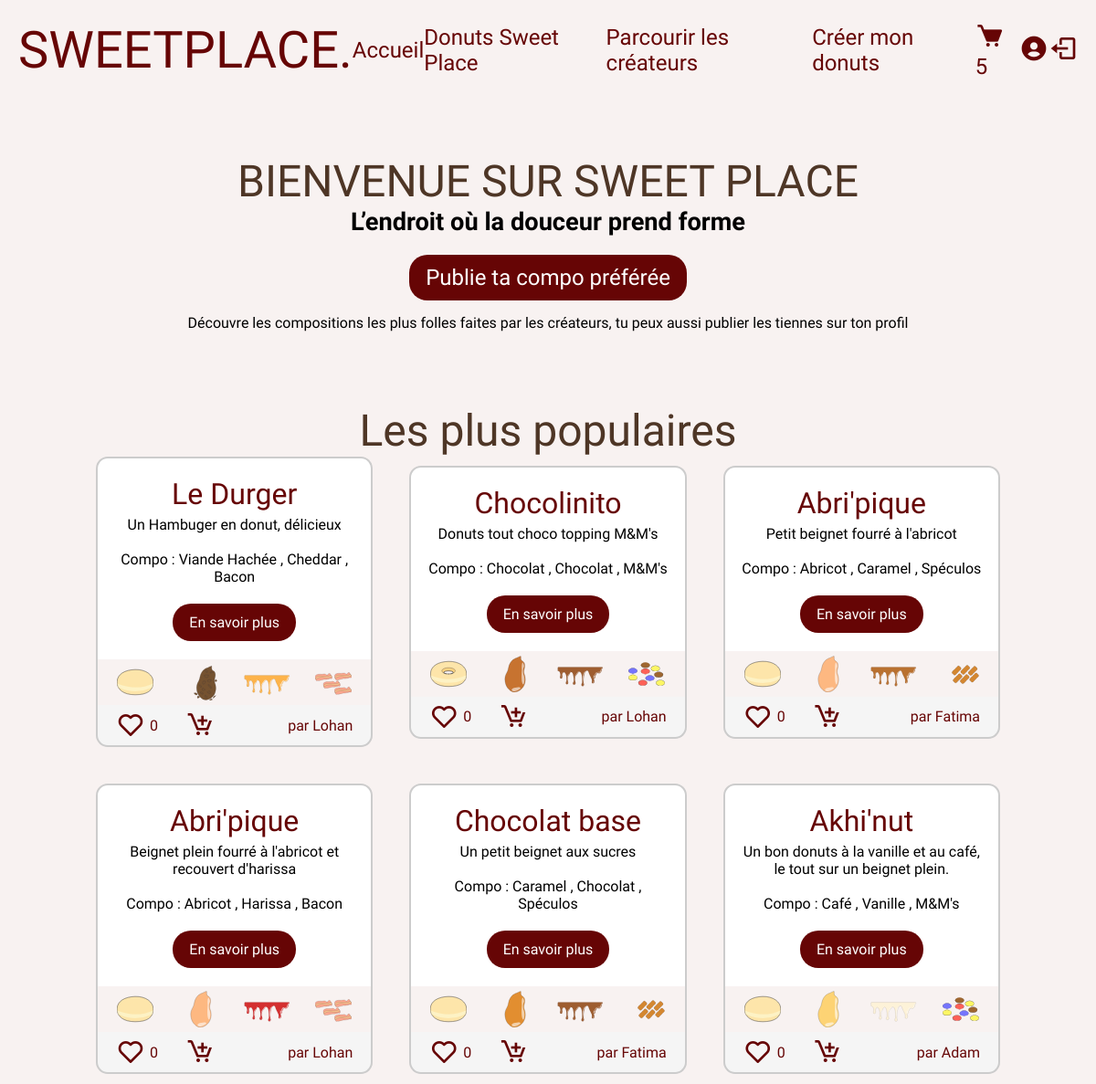
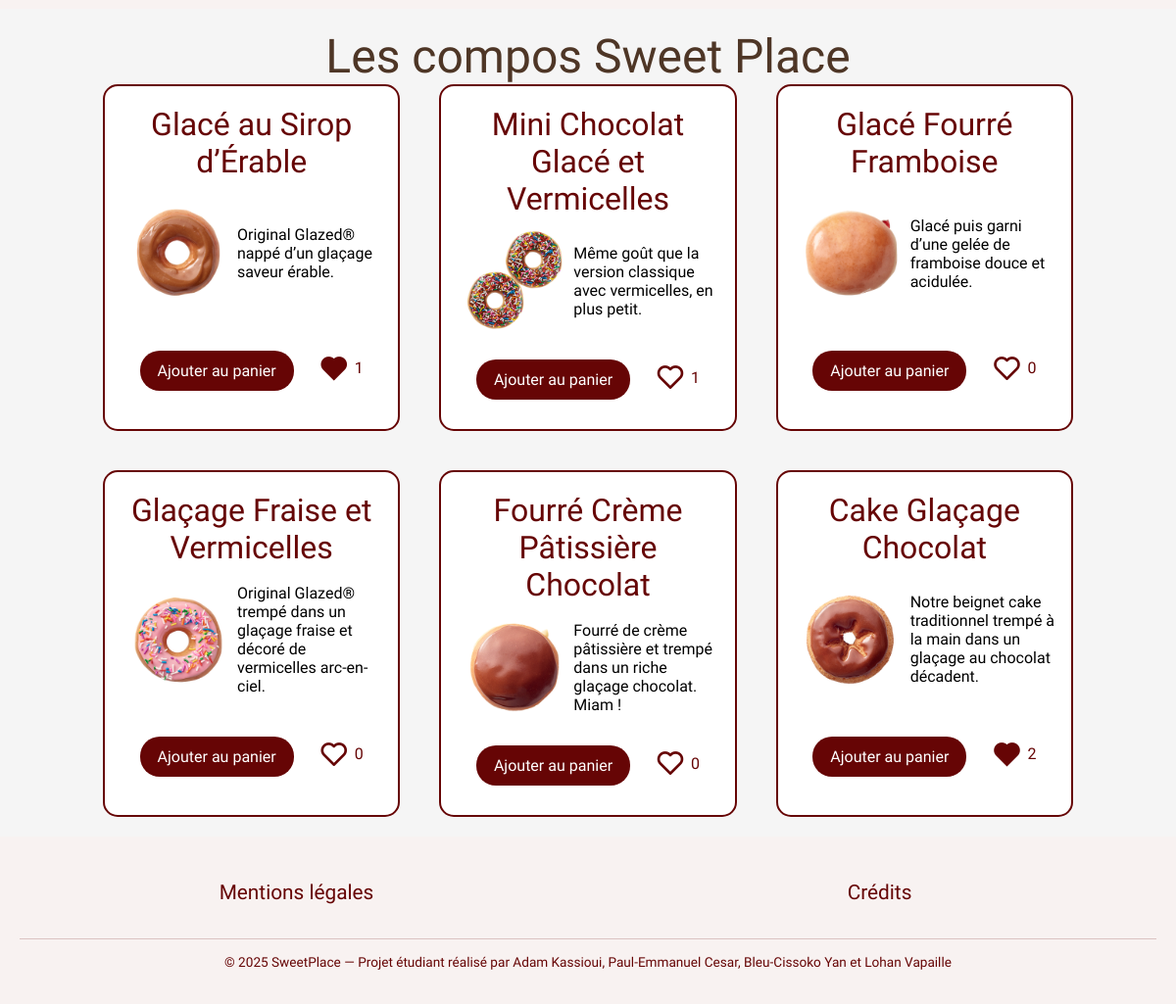
Screenshot of /index.php (signed in) with the database file from the repository (2 pictures, top to bottom).
### tables this page shows
CREATE TABLE IF NOT EXISTS `compositions_donuts` (
  `id_composition` int NOT NULL AUTO_INCREMENT,
  `donut_name` varchar(255) DEFAULT NULL,
  `id_beignet` int NOT NULL,
  `id_fourrage` int NOT NULL,
  `id_glacage` int NOT NULL,
  `id_topping` int NOT NULL,
  `id_createur` int NOT NULL,
  `description` text,
  `type` varchar(20) NOT NULL,
  PRIMARY KEY (`id_composition`),
  KEY `fk_beignet` (`id_beignet`),
  KEY `fk_createur` (`id_createur`),
  KEY `fk_fourrage` (`id_fourrage`),
  KEY `fk_glacage` (`id_glacage`),
  KEY `fk_topping` (`id_topping`)
);

CREATE TABLE IF NOT EXISTS `beignets` (
  `id_beignet` int NOT NULL AUTO_INCREMENT,
  `name_beignet` varchar(30) NOT NULL,
  `img_beignets` text NOT NULL,
  `type_beignet` varchar(20) NOT NULL,
  PRIMARY KEY (`id_beignet`)
);

CREATE TABLE IF NOT EXISTS `glacages` (
  `id_glacage` int NOT NULL AUTO_INCREMENT,
  `name_glacage` varchar(40) NOT NULL,
  `img_glacage` text NOT NULL,
  `type_glacage` varchar(20) NOT NULL,
  PRIMARY KEY (`id_glacage`)
);

CREATE TABLE IF NOT EXISTS `topping` (
  `id_topping` int NOT NULL AUTO_INCREMENT,
  `name_topping` varchar(30) NOT NULL,
  `img_topping` text NOT NULL,
  `type_topping` varchar(20) NOT NULL,
  PRIMARY KEY (`id_topping`)
);

CREATE TABLE IF NOT EXISTS `fourrages` (
  `id_fourrage` int NOT NULL AUTO_INCREMENT,
  `name_fourrage` varchar(30) NOT NULL,
  `img_fourrage` text NOT NULL,
  `type_fourrage` varchar(30) NOT NULL,
  PRIMARY KEY (`id_fourrage`)
);

CREATE TABLE IF NOT EXISTS `users` (
  `id_user` int NOT NULL AUTO_INCREMENT,
  `login` varchar(30) NOT NULL,
  `mdp` varchar(90) NOT NULL,
  `photo` text NOT NULL,
  `description` text NOT NULL,
  `admin` int NOT NULL,
  PRIMARY KEY (`id_user`)
);

CREATE TABLE IF NOT EXISTS `nos_donuts` (
  `id_donuts_de_base` int NOT NULL AUTO_INCREMENT,
  `title` varchar(255) DEFAULT NULL,
  `url` varchar(255) DEFAULT NULL,
  `img` varchar(255) DEFAULT NULL,
  `imgAlt` varchar(255) DEFAULT NULL,
  `bannerUrl` varchar(255) DEFAULT NULL,
  `nutritionalFacts` varchar(255) DEFAULT NULL,
  `description` text,
  PRIMARY KEY (`id_donuts_de_base`)
);

### models/donuts_users.php (called while the page is built)
<?php
function getDonutsUsers(PDO $pdo, int $userId = 0, int $limit = 0, bool $random = false): array
{
    $sql = "
    SELECT
        c.id_composition,
        c.donut_name,
        c.description,
        c.type AS composition_type,
        u.id_user,
        u.login,
        -- beignet
        b.id_beignet,
        b.name_beignet,
        b.img_beignets,
        b.type_beignet,
        -- fourrage
        f.id_fourrage,
        f.name_fourrage,
        f.img_fourrage,
        f.type_fourrage,
        -- glacage
        g.id_glacage,
        g.name_glacage,
        g.img_glacage,
        g.type_glacage,
        -- topping
        t.id_topping,
        t.name_topping,
        t.img_topping,
        t.type_topping,
        COALESCE(l.likes, 0) AS likes,
        EXISTS(
          SELECT 1 FROM fk_like f2
          WHERE f2.id_compositions_donuts = c.id_composition
            AND f2.id_users = :userId
        ) AS already_liked
    FROM compositions_donuts c
    JOIN users u ON c.id_createur = u.id_user
    LEFT JOIN beignets b ON c.id_beignet = b.id_beignet
    LEFT JOIN fourrages f ON c.id_fourrage = f.id_fourrage
    LEFT JOIN glacages g ON c.id_glacage = g.id_glacage
    LEFT JOIN topping t ON c.id_topping = t.id_topping
    LEFT JOIN (
        SELECT id_compositions_donuts, COUNT(*) AS likes
        FROM fk_like
        GROUP BY id_compositions_donuts
    ) l ON l.id_compositions_donuts = c.id_composition
    ";
    if ($random) {
        $sql .= " ORDER BY RAND() ";
    } else {
        $sql .= " ORDER BY c.id_composition DESC ";
    }
    if ($limit > 0) {
        $sql .= " LIMIT :limit";
    }
    $stmt = $pdo->prepare($sql);
    $stmt->bindValue(':userId', $userId, PDO::PARAM_INT);
    if ($limit > 0) {
        $stmt->bindValue(':limit', $limit, PDO::PARAM_INT);
    }
    $stmt->execute();
    return $stmt->fetchAll(PDO::FETCH_ASSOC);
}

### models/donuts_sweetplace.php (called while the page is built)
<?php
function getDonutsSweetplace(PDO $pdo, int $userId = 0, int $limit = 0, bool $random = false): array
{
    $sql = "
        SELECT d.id_donuts_de_base,
               d.title,
               d.img,
               d.imgAlt,
               d.description,
               COALESCE(l.likes, 0) AS likes,
               EXISTS(
                 SELECT 1 FROM fk_like_base f
                 WHERE f.id_donuts_de_base = d.id_donuts_de_base
                   AND f.id_users = :userId
               ) AS already_liked
        FROM nos_donuts d
        LEFT JOIN (
            SELECT id_donuts_de_base, COUNT(*) AS likes
            FROM fk_like_base
            GROUP BY id_donuts_de_base
        ) l ON l.id_donuts_de_base = d.id_donuts_de_base
    ";
    if ($random) {
        $sql .= " ORDER BY RAND() ";
    } else {
        $sql .= " ORDER BY d.id_donuts_de_base DESC ";
    }
    if ($limit > 0) {
        $sql .= " LIMIT :limit";
    }
    $stmt = $pdo->prepare($sql);
    $stmt->bindValue(':userId', $userId, PDO::PARAM_INT);
    if ($limit > 0) {
        $stmt->bindValue(':limit', $limit, PDO::PARAM_INT);
    }
    $stmt->execute();
    return $stmt->fetchAll(PDO::FETCH_ASSOC);
}

### views/_donuts_users.php (the view, shortened to what this page needs)
<div data-id="<?= htmlspecialchars($donut['id_composition']) ?>" class="onecard-container">
    <div class="card userdonuts">
        <div class="laterale-barre composition">
            <?php if (!empty($donut['img_beignets'])): ?>
                <img class="layer" src="<?= htmlspecialchars($donut['img_beignets'], ENT_QUOTES); ?>">
            <?php endif; ?>
            <?php if (!empty($donut['img_glacage'])): ?>
                <img class="layer imgbig" src="<?= htmlspecialchars($donut['img_glacage'], ENT_QUOTES); ?>">
            <?php endif; ?>
            <?php if (!empty($donut['img_topping'])): ?>
                <img class="layer" src="<?= htmlspecialchars($donut['img_topping'], ENT_QUOTES); ?>">
            <?php endif; ?>
        </div>
        <h3><?= htmlspecialchars($donut['donut_name']) ?></h3>
        <div class="content">
            <p class="desc-donuts"><?= htmlspecialchars($donut['description']) ?>
                <br><br>Compo : <?php if (!empty($donut['name_fourrage'])): ?>
                    <?= htmlspecialchars($donut['name_fourrage']) ?>
                <?php endif; ?>,<?php if (!empty($donut['name_glacage'])): ?>
                    <?= htmlspecialchars($donut['name_glacage']) ?>
                <?php endif; ?>,<?php if (!empty($donut['name_topping'])): ?>
                    <?= htmlspecialchars($donut['name_topping']) ?>
                <?php endif; ?>
            </p>
        </div>
        <div class="addcart">
            <a href="details_donuts.php?id=<?= $donut['id_composition'] ?>" class=" know-more  btn">
                En savoir plus
            </a>
        </div>
    </div>
    <div class="interaction">
        <div class="int-left">
            <div class="like">
                <i class="btnlike bx <?= $donut['already_liked'] ? 'bxs-heart' : 'bx-heart' ?>"
                    data-id="<?= $donut['id_composition'] ?>"
                    data-liked="<?= $donut['already_liked'] ? '1' : '0' ?>"></i>
                <p class="nb_like"><?= $donut['likes'] ?></p>
            </div>
            <a href="addpanier.php?id=<?= $donut['id_composition'] ?>" class="useraddcart">
                <i class='bx bx-cart-add'></i>
            </a>
        </div>
        <a class="creator" href="profil.php?id=<?= (int) $donut['id_user'] ?>">
            par <?= htmlspecialchars($donut['login'] ?? '', ENT_QUOTES) ?>
        </a>
    </div>
</div>

### index.php (shortened to what this page needs)
<?php
require 'config.php';
require 'models/donuts_sweetplace.php';
require 'models/donuts_users.php';
$userId = $_SESSION['id'] ?? 0;
$donutsSweetplace = getDonutsSweetplace($pdo, $userId, 6, true);
$donutsUsers = getDonutsUsers($pdo, $userId, 6, true);
?>
<!DOCTYPE html>
<html lang="fr">
<head>
    <?php include 'css/links.php'; ?>
</head>
<?php include 'header/header.php'; ?>
<body>
    <div class="welcome">
        <div class="content">
            <h1><span class="onlydesk">BIENVENUE SUR</span> SWEET PLACE</h1>
            <p class='slogan'>L’endroit où la douceur prend forme</p>
            <a href="creersondonuts.php" class="btncta">Publie ta compo préférée</a>
            <p class="phrase_accroche">Découvre les compositions les plus folles faites par les créateurs, tu peux aussi
                publier les tiennes sur ton profil </p>
        </div>
    </div>
    <div class="tendances">
        <h2>Les plus populaires</h2>
        <div class="cards-container">
            <?php foreach ($donutsUsers as $donut): ?>
                <?php include 'views/_donuts_users.php'; ?>
            <?php endforeach; ?>
        </div>
    </div>
    <div class="tendances nosdonuts">
        <h2>Les compos Sweet Place</h2>
        <div class="cards-container">
            <?php foreach ($donutsSweetplace as $donut): ?>
                <?php include 'views/_donuts_sweetplace_card.php'; ?>
            <?php endforeach; ?>
        </div>
    </div>
    <?php include 'footer/footer.php'; ?>
</body>
</html>

### views/_donuts_sweetplace_card.php
<div class="card sweetplacedonuts">
    <h3><?= htmlspecialchars($donut['title']) ?></h3>
    <div class="content">
        <img src="<?= htmlspecialchars($donut['img']) ?>" alt="<?= htmlspecialchars($donut['imgAlt']) ?>">
        <p class="compo"><?= htmlspecialchars($donut['description']) ?></p>
    </div>
    <div class="addcart">
        <a href="addpanier.php?id=<?= $donut['id_donuts_de_base'] ?>" class="btn">Ajouter au panier</a>
        <div class="like">
            <i class="bx btnlike <?= $donut['already_liked'] ? 'bxs-heart' : 'bx-heart' ?>"
                data-id="<?= $donut['id_donuts_de_base'] ?>" data-source="base"
                data-liked="<?= $donut['already_liked'] ? '1' : '0' ?>"></i>
            <p class="nb_like"><?= $donut['likes'] ?></p>
        </div>
    </div>
</div>

### css/styles.css (style rules this page uses)
:root { --mainfont: "Modak", system-ui; --textfont: "Mada", sans-serif; --maincolor: #f8f2f1; --textcolor: #4e3626; }
*, *::after, *::before { box-sizing: border-box; }
body { margin: 0; padding: 0; background-color: var(--maincolor); font-family: var(--textfont); }
h1, h2 { font-family: var(--mainfont); color: #4e3626; font-weight: 400; margin: 0; font-size: 3rem; }
p { margin: 0; }
.creator { text-decoration: none; color: #660505; }
.welcome { width: 100%; height: auto; padding: 30px; display: flex; justify-content: center; align-items: center; }
.welcome .content { display: flex; flex-direction: column; align-items: center; justify-content: center; font-family: var(--textfont); width: 90%; height: 90%; }
.slogan { font-size: 1.7rem; font-weight: 600; text-align: center; }
.btncta { text-decoration: none; color: white; background-color: var(--textcolor); font-family: var(--mainfont); font-size: 1.5rem; padding: 8px 15px; border: 3px solid transparent; border-radius: 20px; margin-top: 20px; transition: 0.2s ease; margin-bottom: 15px; }
.welcome .phrase_accroche { color: black; font-size: 1rem; }
.welcome .content { padding: 30px; }
.tendances { padding: 20px; display: flex; flex-direction: column; }
h2 { margin: auto; }
h3 { font-family: var(--mainfont); font-weight: 400; color: var(--textcolor); font-size: 2rem; margin: 5px; }
.cards-container { display: grid; grid-template-columns: repeat(auto-fit, minmax(300px, 1fr)); gap: 40px; align-items: stretch; width: min(100%, 990px); margin: 0 auto; }
.nosdonuts { background-color: whitesmoke; }
.nosdonuts .card { border-color: var(--textcolor); }
.card { background-color: white; border-radius: 15px; padding: 15px; text-align: center; display: flex; flex-direction: column; align-items: center; justify-content: center; transition: 0.2s ease; position: relative; }
.onecard-container { transition: 0.2s ease; text-align: center; justify-content: center; align-content: center; height: 100%; }
.userdonuts { padding-bottom: 55px; border-radius: 13px 13px 0px 0px; border-top: 2px solid #ccc; border-right: 2px solid #ccc; border-left: 2px solid #ccc; }
.laterale-barre { position: absolute; bottom: 0px; width: 100%; height: 50px; background-color: var(--maincolor); display: flex; justify-content: space-around; align-items: center; padding: 5px; }
.laterale-barre img { width: 40px; height: 100%; opacity: 0.8; }
.laterale-barre .imgbig { object-fit: cover; object-position: auto; transform: scale(4); transform-origin: center; padding-right: 10px; padding-top: 3px; }
.card .content, .card .addcart, .interaction { display: flex; flex-grow: 1; align-items: center; }
.interaction { justify-content: space-between; padding: 5px 20px 5px 20px; z-index: 22; background-color: whitesmoke; border-left: 2px solid #ccc; border-bottom: 2px solid #ccc; border-right: 2px solid #ccc; border-radius: 0px 0px 13px 13px; }
.card .content .desc-donuts { width: 100%; }
.card a { z-index: 20; }
.addcart { gap: 25px; }
.int-left { display: flex; align-items: center; gap: 30px; }
.addcart i, .int-left i { font-size: 2rem; color: #660505; }
.like i { font-size: 2rem; color: var(--textcolor); }
.like { display: flex; gap: 5px; align-items: center; }
.nb_like { color: var(--textcolor); }
.content img { width: 120px; z-index: 1; }
.interaction a { z-index: 20; }
.sweetplacedonuts { border: solid 2px var(--textcolor); }
.sweetplacedonuts .content p { width: 60%; text-align: left; }
.btn { text-decoration: none; color: white; background-color: var(--textcolor); font-size: 1rem; padding: 8px 15px; border: 3px solid transparent; border-radius: 20px; margin-top: 20px; transition: 0.2s ease; margin-bottom: 15px; }

### css/header.css (style rules this page uses)
:root { --mainfont: "Modak", system-ui; --textfont: "Mada", sans-serif; --maincolor: #f8f2f1; --textcolor: #660505; }

### rows the page displays
compositions_donuts: id_beignet.img_beignets (picture), id_glacage.img_glacage (picture), id_topping.img_topping (picture), donut_name "Le Durger", description "Un Hambuger en donut, délicieux", id_fourrage.name_fourrage "Viande Hachée", id_glacage.name_glacage "Cheddar", id_topping.name_topping "Bacon", likes "0", id_createur.login "Lohan"
compositions_donuts: id_beignet.img_beignets (picture), id_glacage.img_glacage (picture), id_topping.img_topping (picture), donut_name "Chocolinito", description "Donuts tout choco topping M&M's", id_fourrage.name_fourrage "Chocolat", id_glacage.name_glacage "Chocolat", id_topping.name_topping "M&M's", likes "0", id_createur.login "Lohan"
compositions_donuts: id_beignet.img_beignets (picture), id_glacage.img_glacage (picture), id_topping.img_topping (picture), donut_name "Abri'pique", description "Petit beignet fourré à l'abricot", id_fourrage.name_fourrage "Abricot", id_glacage.name_glacage "Caramel", id_topping.name_topping "Spéculos", likes "0", id_createur.login "Fatima"
compositions_donuts: id_beignet.img_beignets (picture), id_glacage.img_glacage (picture), id_topping.img_topping (picture), donut_name "Abri'pique", description "Beignet plein fourré à l'abricot et recouvert d'harissa", id_fourrage.name_fourrage "Abricot", id_glacage.name_glacage "Harissa", id_topping.name_topping "Bacon", likes "0", id_createur.login "Lohan"
compositions_donuts: id_beignet.img_beignets (picture), id_glacage.img_glacage (picture), id_topping.img_topping (picture), donut_name "Chocolat base", description "Un petit beignet aux sucres", id_fourrage.name_fourrage "Caramel", id_glacage.name_glacage "Chocolat", id_topping.name_topping "Spéculos", likes "0", id_createur.login "Fatima"
compositions_donuts: id_beignet.img_beignets (picture), id_glacage.img_glacage (picture), id_topping.img_topping (picture), donut_name "Akhi'nut", description "Un bon donuts à la vanille et au café, le tout sur un beignet plein.", id_fourrage.name_fourrage "Café", id_glacage.name_glacage "Vanille", id_topping.name_topping "M&M's", likes "0", id_createur.login "Adam"
nos_donuts: title "Glacé au Sirop d’Érable", img (picture), description "Original Glazed® nappé d’un glaçage saveur érable.", likes "1"
nos_donuts: title "Mini Chocolat Glacé et Vermicelles", img (picture), description "Même goût que la version classique avec vermicelles, en plus petit.", likes "1"
nos_donuts: title "Glacé Fourré Framboise", img (picture), description "Glacé puis garni d’une gelée de framboise douce et acidulée.", likes "0"
nos_donuts: title "Glaçage Fraise et Vermicelles", img (picture), description "Original Glazed® trempé dans un glaçage fraise et décoré de vermicelles arc-en-ciel.", likes "0"
nos_donuts: title "Fourré Crème Pâtissière Chocolat", img (picture), description "Fourré de crème pâtissière et trempé dans un riche glaçage chocolat. Miam !", likes "0"
nos_donuts: title "Cake Glaçage Chocolat", img (picture), description "Notre beignet cake traditionnel trempé à la main dans un glaçage au chocolat décadent.", likes "2"

### other values shown
$cartCount "5"
